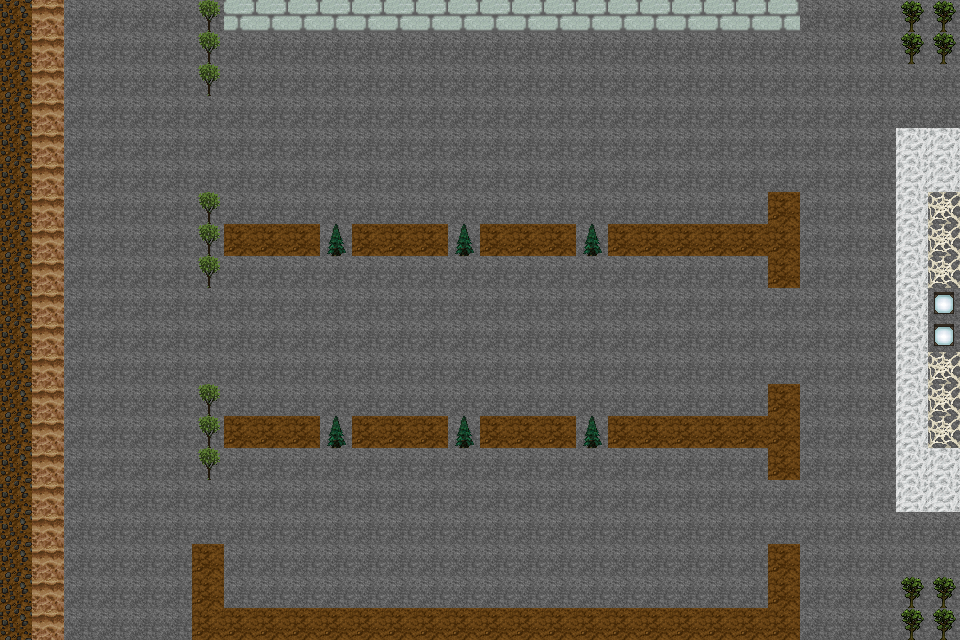

A 2D game scene composited from a Tiled map and its tileset images. What follows is a short description and the map's XML, with every tile layer's data as written:
An orthogonal 30x20 tile map with 32x32 px tiles, 2 tile layers (bottom, parkingLot).

<map version="1.0" orientation="orthogonal" renderorder="right-down" width="30" height="20" tilewidth="32" tileheight="32" nextobjectid="1">
 <tileset firstgid="1" name="parkingLot" tilewidth="32" tileheight="32" tilecount="256" columns="16">
  <image source="terrain-Derivation_5.png" width="512" height="512" />
  <terraintypes>
   <terrain name="New Terrain" tile="-1" />
  </terraintypes>
 </tileset>
 <layer name="bottom" width="30" height="20">
  <data encoding="csv">
1,1,1,1,1,1,1,1,1,1,1,1,1,1,1,1,1,1,1,1,1,1,1,1,1,1,1,1,1,1,
1,1,1,1,1,1,1,1,1,1,1,1,1,1,1,1,1,1,1,1,1,1,1,1,1,1,1,1,1,1,
1,1,1,1,1,1,1,1,1,1,1,1,1,1,1,1,1,1,1,1,1,1,1,1,1,1,1,1,1,1,
1,1,1,1,1,1,1,1,1,1,1,1,1,1,1,1,1,1,1,1,1,1,1,1,1,1,1,1,1,1,
1,1,1,1,1,1,1,1,1,1,1,1,1,1,1,1,1,1,1,1,1,1,1,1,1,1,1,1,1,1,
1,1,1,1,1,1,1,1,1,1,1,1,1,1,1,1,1,1,1,1,1,1,1,1,1,1,1,1,1,1,
1,1,1,1,1,1,1,1,1,1,1,1,1,1,1,1,1,1,1,1,1,1,1,1,1,1,1,1,1,1,
1,1,1,1,1,1,1,1,1,1,1,1,1,1,1,1,1,1,1,1,1,1,1,1,1,1,1,1,1,1,
1,1,1,1,1,1,1,1,1,1,1,1,1,1,1,1,1,1,1,1,1,1,1,1,1,1,1,1,1,1,
1,1,1,1,1,1,1,1,1,1,1,1,1,1,1,1,1,1,1,1,1,1,1,1,1,1,1,1,1,1,
1,1,1,1,1,1,1,1,1,1,1,1,1,1,1,1,1,1,1,1,1,1,1,1,1,1,1,1,1,1,
1,1,1,1,1,1,1,1,1,1,1,1,1,1,1,1,1,1,1,1,1,1,1,1,1,1,1,1,1,1,
1,1,1,1,1,1,1,1,1,1,1,1,1,1,1,1,1,1,1,1,1,1,1,1,1,1,1,1,1,1,
1,1,1,1,1,1,1,1,1,1,1,1,1,1,1,1,1,1,1,1,1,1,1,1,1,1,1,1,1,1,
1,1,1,1,1,1,1,1,1,1,1,1,1,1,1,1,1,1,1,1,1,1,1,1,1,1,1,1,1,1,
1,1,1,1,1,1,1,1,1,1,1,1,1,1,1,1,1,1,1,1,1,1,1,1,1,1,1,1,1,1,
1,1,1,1,1,1,1,1,1,1,1,1,1,1,1,1,1,1,1,1,1,1,1,1,1,1,1,1,1,1,
1,1,1,1,1,1,1,1,1,1,1,1,1,1,1,1,1,1,1,1,1,1,1,1,1,1,1,1,1,1,
1,1,1,1,1,1,1,1,1,1,1,1,1,1,1,1,1,1,1,1,1,1,1,1,1,1,1,1,1,1,
1,1,1,1,1,1,1,1,1,1,1,1,1,1,1,1,1,1,1,1,1,1,1,1,1,1,1,1,1,1
</data>
 </layer>
 <layer name="parkingLot" width="30" height="20">
  <data encoding="csv">
20,127,1,1,1,1,16,55,55,55,55,55,55,55,55,55,55,55,55,55,55,55,55,55,55,1,1,1,31,31,
20,127,1,1,1,1,16,1,1,1,1,1,1,1,1,1,1,1,1,1,1,1,1,1,1,1,1,1,31,31,
20,127,1,1,1,1,16,1,1,1,1,1,1,1,1,1,1,1,1,1,1,1,1,1,1,1,1,1,1,1,
20,127,1,1,1,1,1,1,1,1,1,1,1,1,1,1,1,1,1,1,1,1,1,1,1,1,1,1,1,1,
20,127,1,1,1,1,1,1,1,1,1,1,1,1,1,1,1,1,1,1,1,1,1,1,1,1,1,1,176,176,
20,127,1,1,1,1,1,1,1,1,1,1,1,1,1,1,1,1,1,1,1,1,1,1,1,1,1,1,176,176,
20,127,1,1,1,1,16,1,1,1,1,1,1,1,1,1,1,1,1,1,1,1,1,1,3,1,1,1,176,12,
20,127,1,1,1,1,16,3,3,3,64,3,3,3,64,3,3,3,64,3,3,3,3,3,3,1,1,1,176,12,
20,127,1,1,1,1,16,1,1,1,1,1,1,1,1,1,1,1,1,1,1,1,1,1,3,1,1,1,176,12,
20,127,1,1,1,1,1,1,1,1,1,1,1,1,1,1,1,1,1,1,1,1,1,1,1,1,1,1,176,42,
20,127,1,1,1,1,1,1,1,1,1,1,1,1,1,1,1,1,1,1,1,1,1,1,1,1,1,1,176,42,
20,127,1,1,1,1,1,1,1,1,1,1,1,1,1,1,1,1,1,1,1,1,1,1,1,1,1,1,176,12,
20,127,1,1,1,1,16,1,1,1,1,1,1,1,1,1,1,1,1,1,1,1,1,1,3,1,1,1,176,12,
20,127,1,1,1,1,16,3,3,3,64,3,3,3,64,3,3,3,64,3,3,3,3,3,3,1,1,1,176,12,
20,127,1,1,1,1,16,1,1,1,1,1,1,1,1,1,1,1,1,1,1,1,1,1,3,1,1,1,176,176,
20,127,1,1,1,1,1,1,1,1,1,1,1,1,1,1,1,1,1,1,1,1,1,1,1,1,1,1,176,176,
20,127,1,1,1,1,1,1,1,1,1,1,1,1,1,1,1,1,1,1,1,1,1,1,1,1,1,1,1,1,
20,127,1,1,1,1,3,1,1,1,1,1,1,1,1,1,1,1,1,1,1,1,1,1,3,1,1,1,1,1,
20,127,1,1,1,1,3,1,1,1,1,1,1,1,1,1,1,1,1,1,1,1,1,1,3,1,1,1,31,31,
20,127,1,1,1,1,3,3,3,3,3,3,3,3,3,3,3,3,3,3,3,3,3,3,3,1,1,1,31,31
</data>
 </layer>
</map>
